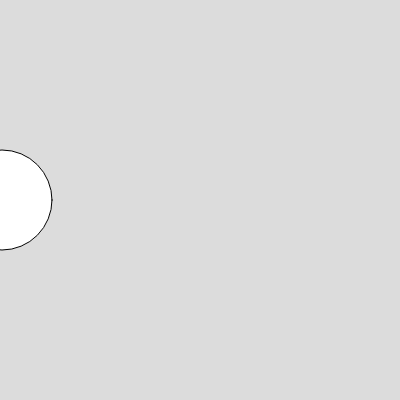
Frame 1 (no input)
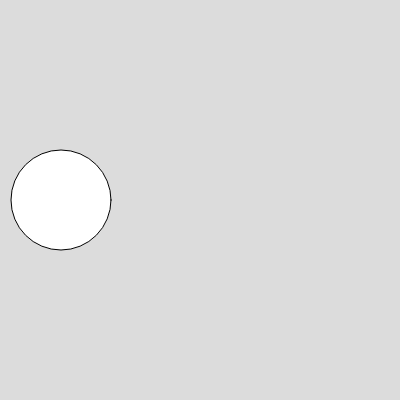
Frame 60 (no input)
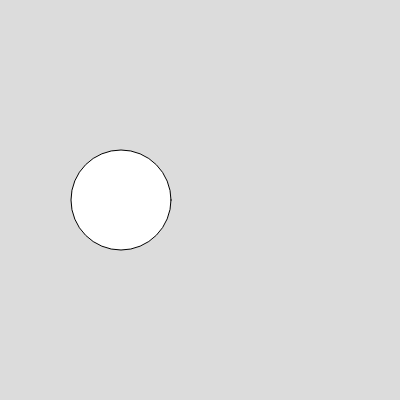
Frame 120 (the mouse pressed at the canvas centre since frame 60)

The p5.js sketch that drew these frames (run headless with seeded random() and noise() and a simulated clock; from frame 60 on, the mouse is pressed at the canvas centre):

// p5.js sketch
// ── sketch.js
function setup() {
  createCanvas(400, 400);
  
}
let x=1;
let gamming=1;
function draw() {
  background(220);
  
  x=x+gamming;
  if(x>=width||x<=0) {
    gamming=gamming*-1;
  }
  
  circle(x,200,100);
  

}
